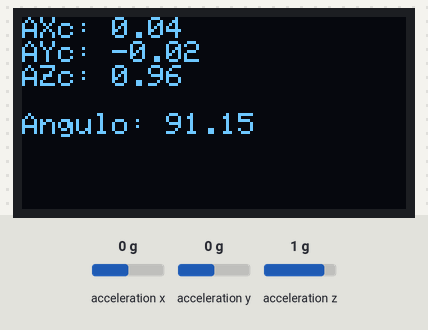
A sketch run on a simulated ESP32. Shown: 128×64 one-colour display. Wiring (inferred from the names in the program): MPU-6050 motion sensor at I2C address 0x68. The inputs (shaded band) are chosen by the test bench; at power-on: acceleration x 0 g, acceleration y 0 g, acceleration z 1 g. What the sketch prints to the serial monitor is not drawn.

Above: at 2.2 s.
2.3 s: acceleration x set to -1.4 g
At 3.1 s:
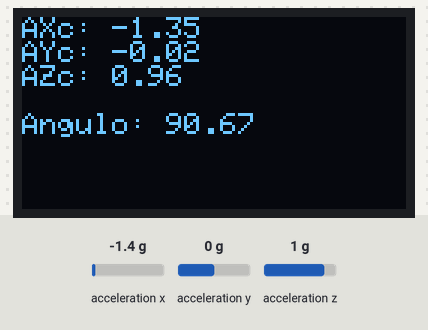
4.2 s: acceleration y set to -1.4 g
At 5.4 s:
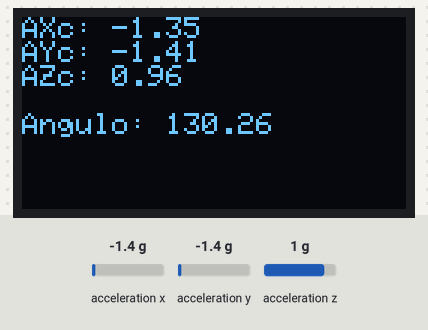
6.1 s: acceleration z set to -1.4 g
At 7.7 s:
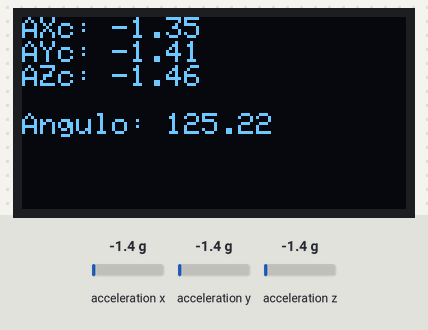
8.0 s: acceleration x set to -0.8 g
At 9.0 s:
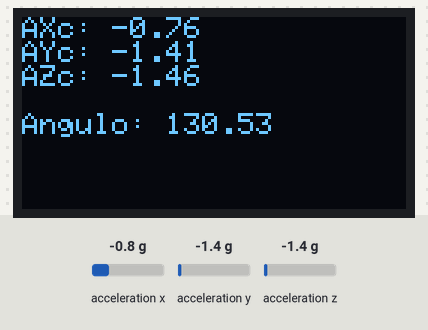
9.9 s: acceleration y set to -0.8 g
At 11.4 s:
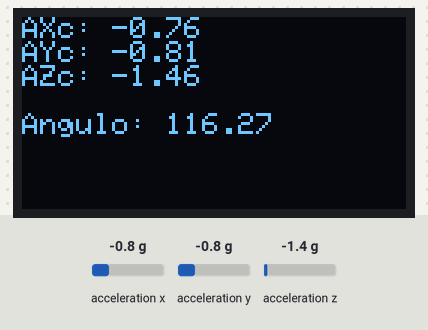
Timing chart, 0 to 12.8 s (numbered marks = the images above; inputs shaded):
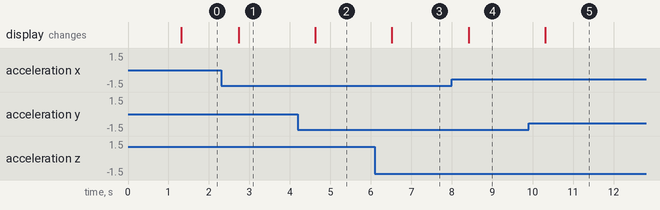

The sketch:

CODIGO_IE_MPU6050_DISPLAY_FINAL.ino
```cpp
/*
 * ALUNOS:
 * Breno Linhares de Sousa - 170007057
 * Haniel Rodrigues Guimaraes de Lima - 150036558
 * Vitor Rangel de Aquino Silva - 1700064107
 *
   Programa para Leitura do sensor de Aceleração nos eixos Ax, Ay e Az da MPU-6050
   Leitura feita via baramento I2C, impressão na Serial para ser vizualizada com o Serial Plotter do Arduino IDE

   Componentes:
   - ESP-32;
   - Sensor MPU-6050;
   - Protoboard;
   - Fios;
   - Cabo USB para carregar codigo

   Ligação
   MPU6050    ESP-32
   Vcc         3.3v
   GND         GND
   SCL         SCL   -  SERIAL CLOCK
   SDA         SDA   -  SERIAL DATA
*/

#include <SPI.h>                                //Biblioteca para comunicação SPI do display
#include <Adafruit_GFX.h>                       // Biblioteca gráfica para exibir graficos como linhas círculos, retângulos etc
#include <Adafruit_SSD1306.h>                   // Biblioteca para display OLED
#include<Wire.h>                                //Biblioteca para comunicação I2C


#define SCREEN_WIDTH 128
#define SCREEN_HEIGHT 64

#define OLED_MOSI   23
#define OLED_CLK    18
#define OLED_DC     16
#define OLED_CS     5
#define OLED_RESET  17

Adafruit_SSD1306 display(SCREEN_WIDTH, SCREEN_HEIGHT,OLED_MOSI, OLED_CLK, OLED_DC, OLED_RESET, OLED_CS);

const int MPU = 0x68;         // Endereco I2C do sensor MPU-6050

float AccX, AccY, AccZ;      // Variaveis Globais para armazenar valores de aceleração nos eixos X, Y e Z

float AXc,AYc,AZc; // saída após calibração

float angulo_x; // angulo medido utilizando vetores de aceleracao em relação ao eixo x
float angulo_y; // angulo em relação ao eixo Y
float angulo_z; // angulo em relação ao eixo Z

float modulo;


// PROTOTIPOS DE FUNCAO

void mostra_display_OLED(); // função para visualização de dados no display

void setup() {

  // MPU

  Serial.begin(9600);       // inicializa comunicação serial com baud rate de 9600 bits/s

  Wire.begin();             // Inicializa comunicação I2C com a MPU-6050
  Wire.beginTransmission(MPU);
  Wire.write(0x6B);
  Wire.write(0x08);        // seta registrador para habilitar acelerometro e desbilitar giroscópio e sensor de temperatura
  //0x08
  Wire.endTransmission(true);

  // Configuração do fundo de escala do Acelerômetro
  /*
    0b00000000 -> fundo de escala em +/-2g
    0b00001000 -> fundo de escala em +/-4g
    0b00010000 -> fundo de escala em +/-8g
    0b00011000 -> fundo de escala em +/-16g
  */

  Wire.beginTransmission(MPU);
  Wire.write(0x1C);                // Acesso ao registrador para configuração do fundo de escala
  Wire.write(0b00000000);          // definindo fundo de escala desejado para +/-2g do acelerômetro
  Wire.endTransmission();

  // DISPLAY OLED

  //Serial.begin(115200);
    if(!display.begin(SSD1306_SWITCHCAPVCC))
    {
     Serial.println(F("SSD1306 allocation failed")); // mensagem de erro caso tenha falha na comunicação com o dsiplay
      for(;;);
    }

   display.clearDisplay();  // limpa tela do display
   display.display();
   delay(1000);

}

void loop() {

  Wire.beginTransmission(MPU);     // Inicializando transmissão de dados
  Wire.write(0x3B);                // endereço da MPU-6050
  Wire.endTransmission(false);
  Wire.requestFrom(MPU, 6, true); // Solicita os dados ao sensor

  // Armazena o valor de 16 bits dos sensores de aceleracao nas variaveis de correspondente a cada eixo

  AccX = Wire.read() << 8 | Wire.read(); //0x3B (ACCEL_XOUT_H) & 0x3C (ACCEL_XOUT_L)
  AccY = Wire.read() << 8 | Wire.read(); //0x3D (ACCEL_YOUT_H) & 0x3E (ACCEL_YOUT_L)
  AccZ = Wire.read() << 8 | Wire.read(); //0x3F (ACCEL_ZOUT_H) & 0x40 (ACCEL_ZOUT_L)


  /* Alterar divisão conforme fundo de escala escolhido para conversão do valor em frações de gravidade:
      Acelerômetro
      +/-2g = 16384
      +/-4g = 8192
      +/-8g = 4096
      +/-16g = 2048
  */

  // EQUACOES de calibracao com GANHOS e OFFSETS calculados

  AXc = 0.99745*(int16_t(AccX)/16384.0)+0.04255; // calibracao eixo X do acelerômetro
  AYc = 0.99*(int16_t(AccY)/16384.0)-0.0193;     // calibracao eixo Y do acelerômetro
  AZc = 1.00815*(int16_t(AccZ)/16384.0)-0.04815; // calibracao eixo Z do acelerômetro

 // CONVERCAO DE DADOS PARA ANGULO (GRAUS)

  modulo = sqrt((AXc*AXc) + (AYc*AYc)+ (AZc*AZc)); // modulo do vetor aceleração
  angulo_x = acos(AXc/modulo) * 180/PI; // angulo em relacao ao eixo X ROLL 180/PI conversão de radianos para graus
  angulo_y = acos(AYc/modulo) * 180/PI; // angulo em relacao ao eixo Y PITCH
  angulo_z = acos(AZc/modulo) * 180/PI; // angulo em relacao ao eixo Y YAW


  // Imprime na Serial os valores obtidos em frações de gravidade 1g = 9,82 m/s^2 já calibrados

  // PRINT DOS RESULTADOS APÓS CALIBRAÇÃO EM FRAÇÕES DE GRAVIDADE [g]

   //Serial.print("AXc:");
   //Serial.print(AXc);
   //Serial.print(" ");
   //Serial.print("AYc:");
   //Serial.print(AYc);
   //Serial.print(" ");
   //Serial.print("AZc:");
   //Serial.println(AZc);

  // PRINT RESULTADOS ANTES DA CALIBRAÇÃO EM FRAÇÕES DE GRAVIDADE [g]

  //Serial.print("AX:");
  //Serial.println(int16_t(AccX) / 16384.0); // divisão por 16384 para fundo de escala de +/-2g
  //Serial.print(" ");
  //Serial.print("AY:");
  //Serial.println(int16_t(AccY) / 16384.0);
  //Serial.print(" ");
  //Serial.print("AZ:");
  //Serial.println(int16_t(AccZ) / 16384.0);

  // PRINT DOS ANGULOS

   //Serial.print("angulo_x_1:");
   //Serial.print(angulo_x_1);
   //Serial.print(" ");
   Serial.print("angulo_y:");
   Serial.println(angulo_y);
   //Serial.print(" ");
   //Serial.print("angulo_z_1:");
   //Serial.println(angulo_z_1);


  mostra_display_OLED();

  delay(200);  // taxa de atualização de valores
}

void mostra_display_OLED(){

  display.display();
  display.clearDisplay();   // clears the screen and buffer
  // text display tests
  display.setTextSize(1);
  //display.setTextColor(WHITE);
  display.setTextColor(SSD1306_WHITE);
  display.setCursor(0,0);

 /*
  // Imprime no display VALORES NAO CALIBRADOS

  display.print("AX: ");
  display.println(int16_t(AccX) / 16384.0); // valor sem calibração em frações de g
  //display.print("\n");

  display.print("AY: ");
  display.println(int16_t(AccY) / 16384.0);
  //display.print("\n");

  display.print("AZ: ");
  display.println(int16_t(AccZ) / 16384.0);
  display.print("\n");

  */
  // Imprime no display VALORES APOS CALIBRACAO

   display.print("AXc: ");
  display.println(AXc);

  display.print("AYc: ");
  display.println(AYc);

  display.print("AZc: ");
  display.println(AZc);

  // Imprime no display o VALOR DO ÂNGULO em relação ao eixo Y
  display.print("\n");
  display.print("Angulo: ");
  display.println(angulo_y);


  delay(10);
}
```

Measured:
- after the input at 2.3 s, the display: changes after 0.44 s (image 1)
- after the input at 4.2 s, the display: changes after 0.43 s (image 2)
- after the input at 6.1 s, the display: changes after 0.42 s (image 3)
- after the input at 8.0 s, the display: changes after 0.42 s (image 4)
- after the input at 9.9 s, the display: changes after 0.41 s (image 5)
